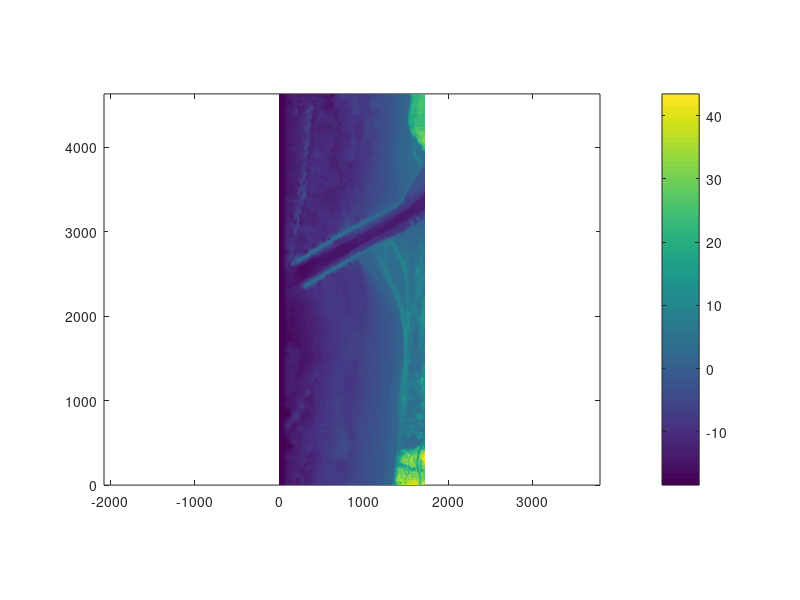

Write the MATLAB code that produced this figure. (Note: this script raises an error after producing the figure.)
% Script to create input files needed for Unity version of Celeris
% creates config.json, irrWaves.txt, and modified_bathy.txt

clear all
close all
clf

% High-Level Simulation Control Parameters
NLSW_or_Bous =1; % =0 for Nonlinear Shallow Water Solver (long waves only) otherwise Boussinesq (wind waves) 
dx=2.25; % uniform grid size to use in model - the loaded bathy files will be interpolated to this grid size
Courant_num = 0.2; %Target Courant #.  ~0.25 for P-C, ~0.05 for explicit methods. Default: 0.2
isManning=0; % A boolean friction model value, if==1 "friction" is a Mannnigs n, otherwise it is a dimensionless friction factor (Moody)
friction=0.001;  % dimensionless friction coefficient, or Mannings "n", depending on isManning choice

% Waves
Hmo=5.;  % Spectral wave height (m)
Tp=10;  % peak period (sec)
Thetap=0; % mean direction (deg w.r.t. numerical grid) 0=from west, 90=from south, 180=from east, -90 or 270 from north

%  Boundary conditions - at least one of the boundaries should be = 2
west_boundary_type=2; % west_boundary_type, 0=solid wall, 1=sponge layer, 2= waves loaded from file, created by spectrum_2D above
east_boundary_type=1; % east_boundary_type, 0=solid wall, 1=sponge layer, 2= waves loaded from file, created by spectrum_2D above
south_boundary_type=1; % south_boundary_type, 0=solid wall, 1=sponge layer, 2= waves loaded from file, created by spectrum_2D above
north_boundary_type=1; % north_boundary_type, 0=solid wall, 1=sponge layer, 2= waves loaded from file, created by spectrum_2D above

% Defaults, should not need to change (for other parameters need to change source code
g=9.81;  %gravity
Theta=1.5;  %midmod limiter parameter; empirical breaking parameter. 1.0 most dissipative (upwind) to 2.0 least dissipative (centered) Default: 1.5
dissipation_threshold=0.3;  %For visualization purposes, represents a characterestic slope at breaking. 0.577=30 degrees, will need to be lower for coarse grid simulations that can not resolve this slope; 0.364=20 deg; 0.2679=15 deg
whiteWaterDecayRate=0.9; % For visualization purposes, not simulation. Default: 0.9
timeScheme=2;  %  Time integration choices: 0=Euler, 1=3rd-order A-B predictor, 2= A-B 4th-order predictor+corrector. Default: 2
seaLevel=0.0;  % water level shift from given datum, for tide, surge, etc
Bcoef=0.06666667; % dispersion parameter, 1/15 is optimum value for this set of equations. Default: 0.06666666666667
tridiag_solve=2; % Method to solve the tridiagonal Boussinesq system: =0 Thomas (extremely slow, only for small domains (nx,ny <500) due to thread memory req), =1 Gauss-Sid (very slow), or 2 parallel cyclic reduction (best). Default: 2 

% Create bathy/topo surface - this needs to be custom for each scenario -
% see the interpBathy.m script in the directory below to see how the data
% is converted into a model grid
load celeris_bathy.mat

% for cases that we know the mapped lat and lon
lon_LL=min(lon);
lat_LL=min(lat);
lon_UR=max(lon);
lat_UR=max(lat);
GoogleMapOverlay = 1;

% fit data to simulation dx // flip miami to fit on screen
x_interp=x(1):dx:x(end);
y_interp=y(1):dx:y(end);
h_interp=interp2(x,y',h,x_interp,y_interp')+seaLevel;
[ny,nx]=size(h_interp);


base_depth=-min(min(h_interp)); % characteristic_depth (m), used to estimate time step, use depth in area of wave generation, or expected largest depth in domain
%h_interp = h_interp*0 - base_depth;
figure(1)
clf
pcolor(x_interp,y_interp,h_interp)
axis equal
shading interp
colorbar



pause(.1)
save bathy.txt h_interp -ascii

WIDTH=length(x_interp); % //WIDTH
HEIGHT=length(y_interp); % //HEIGHT
dx=mean(diff(x_interp));  % //dx
dy=mean(diff(y_interp));  %  //dy

% create spectral waves
spectrum_2D(Hmo,Tp,Thetap,base_depth);   % creates input wave spectrum

% write sim control data to file
data = [ WIDTH, HEIGHT, dx, dy, Courant_num, NLSW_or_Bous, ...
            base_depth, g, Theta, friction, isManning, ...
            dissipation_threshold, whiteWaterDecayRate, timeScheme, ...
            seaLevel*0, Bcoef, tridiag_solve, west_boundary_type, ...
            east_boundary_type, south_boundary_type, north_boundary_type, Hmo, ...
            lat_LL, lon_LL, lat_UR, lon_UR, GoogleMapOverlay];
varnames = {'WIDTH', 'HEIGHT', 'dx', 'dy', 'Courant_num', 'NLSW_or_Bous', ...
            'base_depth', 'g', 'Theta', 'friction', 'isManning', ...
            'dissipation_threshold', 'whiteWaterDecayRate', 'timeScheme', ...
            'seaLevel', 'Bcoef', 'tridiag_solve', 'west_boundary_type', ...
            'east_boundary_type', 'south_boundary_type', 'north_boundary_type', 'significant_wave_height', ...
            'lat_LL', 'lon_LL', 'lat_UR', 'lon_UR', 'GoogleMapOverlay'};

% Open the output file for writing
fid = fopen('config.json', 'w');
fprintf(fid, '{ \n');
% Write the data and variable names to the file
for i = 1:length(data)-1
    fprintf(fid, '  "%s": %.8f, \n' ,varnames{i} , data(i));
end
i=i+1;
fprintf(fid, '  "%s": %.8f \n' ,varnames{i} , data(i));
fprintf(fid, '} \n');

% Close the output file
fclose(fid);






